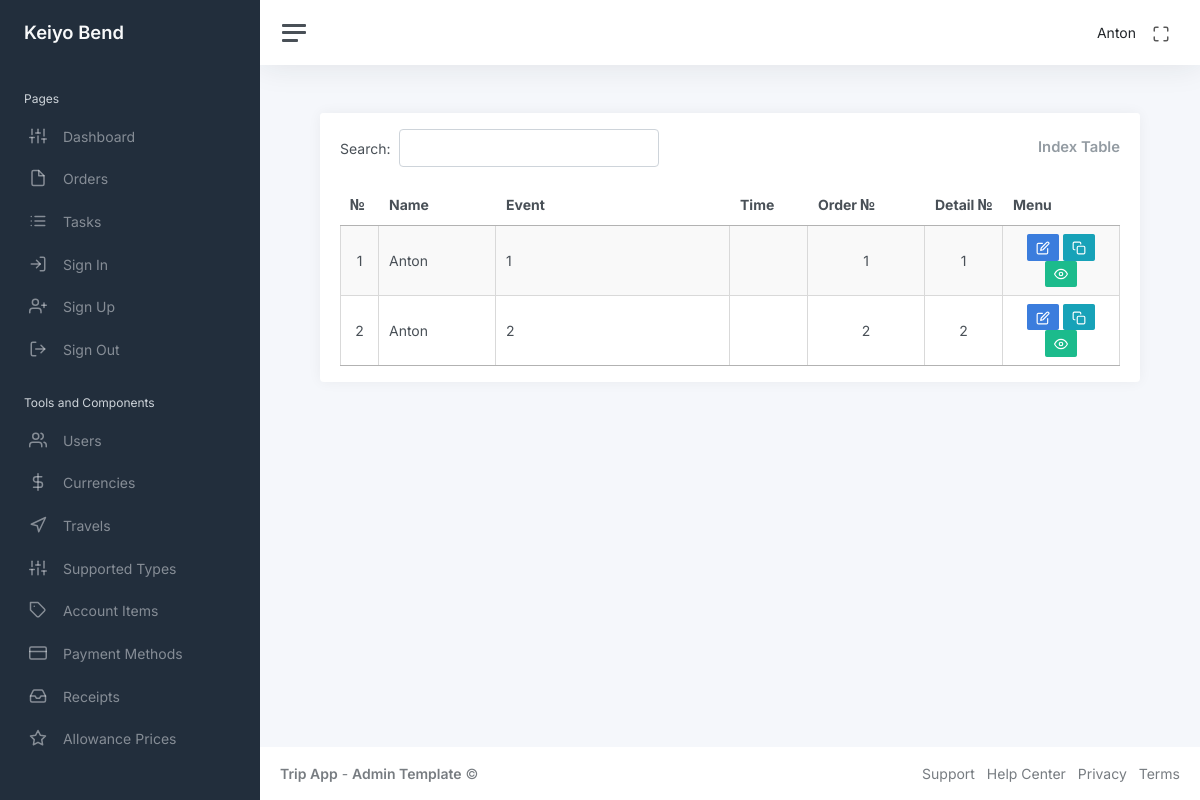
Before: /index (signed in) with the older database file.
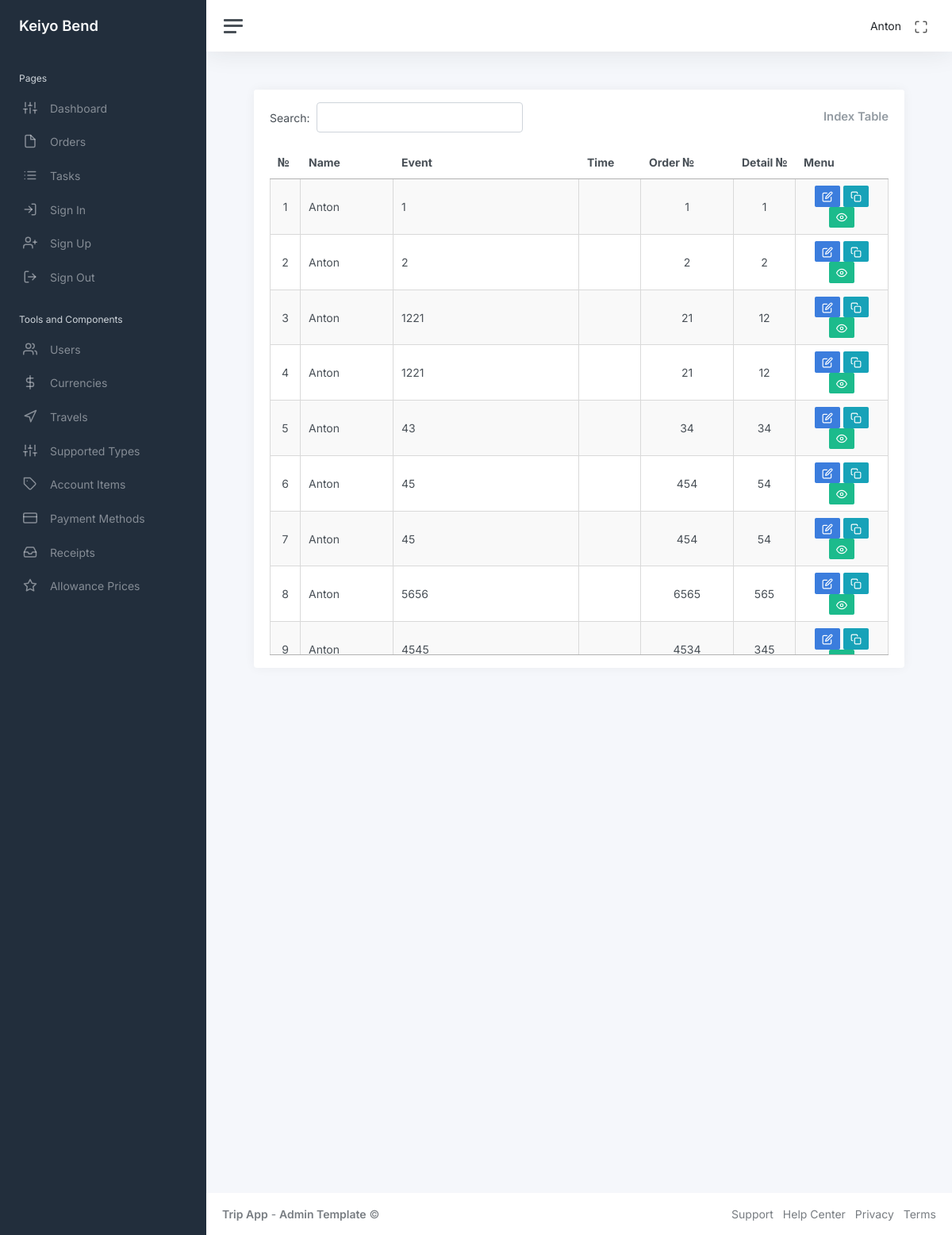
After: the same page with the newer database file.
### app/auth/models/user.py (models this page shows, shortened)
class User(UserMixin, db.Model):
    id: so.Mapped[int] = so.mapped_column(primary_key=True)
    name: so.Mapped[str] = so.mapped_column(sa.String(64), index=True, default=None)
    email: so.Mapped[str] = so.mapped_column(sa.String(120), index=True, unique=True)
    password_hash: so.Mapped[Optional[str]] = so.mapped_column(sa.String(256))
    admin: so.Mapped[bool] = so.mapped_column(sa.Boolean(), default=False)
    is_show: so.Mapped[bool] = so.mapped_column(sa.Boolean(), default=True)
    orders_rel = db.relationship("Order", back_populates="user", cascade="all, delete-orphan")

### app/main/models/order.py (models this page shows, shortened)
class Order(db.Model):
    id: so.Mapped[int] = so.mapped_column(primary_key=True)
    name_id: so.Mapped[int] = so.mapped_column(
        sa.Integer, db.ForeignKey("user.id"), nullable=False
    )
    order: so.Mapped[str] = so.mapped_column(sa.String(255), nullable=False)
    order_number: so.Mapped[str] = so.mapped_column(sa.String(255), nullable=False)
    detail_number: so.Mapped[str] = so.mapped_column(sa.String(255), nullable=False)
    is_hidden: so.Mapped[bool] = so.mapped_column(sa.Boolean(), nullable=False, default=False)
    fiscal_year: so.Mapped[int] = so.mapped_column(
        sa.Integer(), default=lambda: datetime.now().year
    )
    created_at: so.Mapped[date] = so.mapped_column(sa.Date(), default=date.today)
    service_number: so.Mapped[str] = so.mapped_column(sa.String(255), nullable=False)
    service_card_number: so.Mapped[str] = so.mapped_column(sa.String(255), nullable=False)
    quote_number: so.Mapped[str] = so.mapped_column(sa.String(255), nullable=False)
    purchase_order_number: so.Mapped[str] = so.mapped_column(sa.String(255), nullable=False)
    travel_id: so.Mapped[int] = so.mapped_column(
        sa.Integer, db.ForeignKey("travel.id"), nullable=False
    )
    support_type_id: so.Mapped[int] = so.mapped_column(
        sa.Integer, db.ForeignKey("supported_types.id"), nullable=False
    )
    user = db.relationship("User", back_populates="orders_rel")
    rates = db.relationship("Rates", back_populates="order", cascade="all, delete-orphan")
    details = db.relationship("Details", back_populates="order", cascade="all, delete-orphan")
    allowances = db.relationship(
        "Allowances", back_populates="order", cascade="all, delete-orphan"
    )
    travels_id = db.relationship("Travel", back_populates="orders")
    supported_type_id = db.relationship("SupportedTypes", back_populates="orders")

### app/main/routes/index.py (the view, shortened to what this page needs)
@bp.route("/")
@bp.route("/index")
@login_required  # Only authenticated users can access this route
def index():
    if current_user.admin:
        orders = db.session.query(Order).join(User).filter(User.is_show.is_(True)).all()
    return render_template("main/index.html", orders=orders)

### app/auth/models/user.py (called while the page is built)
@login.user_loader
def load_user(id):
    return db.session.get(User, int(id))

### app/main/templates/main/index.html (shortened to what this page needs)
<!DOCTYPE html>
{% extends "main/base.html" %}
{% block content %}
<div class="container-fluid p-0">
    <div class="row">
        <div class="col-md-12 ms-sm-auto col-lg-12 px-md-4">
            <div class="card flex-fill">
                <div class="card-header py-3">
                    <div class="d-flex justify-content-between align-items-center">
                        <div id="datatableSearch"></div>
                        <h3 class="card-title mb-0">Index Table</h3>
                    </div>
                </div>
                <div class="card-body py-0 mb-3">
                    <table class="display cell-border" id="indexTable" style="width: 100%;">
                        <thead>
                            <tr style="text-align:center">
                                <th>№</th>
                                <th>Name</th>
                                <th>Event</th>
                                <th>Time</th>
                                <th>Order №</th>
                                <th>Detail №</th>
                                <th>Menu</th>
                            </tr>
                        </thead>
                        <tbody>
                            {% for order in orders %}
                            <tr>
                                <td style="text-align:center">{{order.id}}</td>
                                <td>{{order.user.name}}</td>
                                <td>{{order.order}}</td>
                                <td style="text-align:center">{{" "}}</td>
                                <td style="text-align:center">{{order.order_number}}</td>
                                <td style="text-align:center">{{order.detail_number}}</td>
                                <td style="text-align:center">
                                    <a class="btn btn-primary btn-sm"
                                        href="{{ url_for('main.update_order', order_id=order.id) }}"><i
                                            class="align-middle" data-feather="edit"></i></a>
                                    <a class="btn btn-info btn-sm"
                                        href="{{ url_for('main.copy_order', order_id=order.id) }}"><i
                                            class="align-middle" data-feather="copy"></i></a>
                                    {% if current_user.admin == True %}
                                    <form action="{{ url_for('main.hide_order', id=order.id) }}" method="POST"
                                        style="display:inline;">
                                        <button type="submit"
                                            class="btn btn-sm {{ 'btn-danger' if order.is_hidden else 'btn-success' }}">
                                            {% if order.is_hidden %}
                                            <i class="align-middle" data-feather="eye-off"></i>
                                            {% else %}
                                            <i class="align-middle" data-feather="eye"></i>
                                            {% endif %}
                                        </button>
                                    </form>
                                    {% endif %}
                                </td>
                            </tr>
                            {% endfor %}
                        </tbody>
                    </table>
                </div>
            </div>
        </div>
    </div>
</div>
{% endblock %}

### app/main/templates/main/base.html (shortened to what this page needs)
<!DOCTYPE html>
<html lang="en" data-bs-theme="auto">
<head>
    <link href="https://cdn.jsdelivr.net/npm/bootstrap@5.3.3/dist/css/bootstrap.min.css" rel="stylesheet">
    <link rel="stylesheet" href="https://cdn.datatables.net/1.11.3/css/jquery.dataTables.min.css">
    <link href="../main/static/css/app.css" rel="stylesheet">
</head>
<body>
    <div class="wrapper">
        {% block sidebar %}
        {% include 'main/sidebar.html' %}
        {% endblock %}
        <div class="main">
            {% block navbar %}
            {% include 'main/navbar.html' %}
            {% endblock %}
            <main class="content">
                {% block content %}
                {% endblock %}
            </main>
            <footer class="footer">
                <div class="container-fluid">
                    <div class="row text-muted">
                        <div class="col-6 text-start">
                            <p class="mb-0">
                                <a class="text-muted" href="https://adminkit.io/" target="_blank"><strong>Trip
                                        App</strong></a> - <a class="text-muted" href="https://adminkit.io/"
                                    target="_blank"><strong>Admin
                                        Template</strong></a> &copy;
                            </p>
                        </div>
                        <div class="col-6 text-end">
                            <ul class="list-inline">
                                <li class="list-inline-item">
                                    <a class="text-muted" href="https://adminkit.io/" target="_blank">Support</a>
                                </li>
                                <li class="list-inline-item">
                                    <a class="text-muted" href="https://adminkit.io/" target="_blank">Help Center</a>
                                </li>
                                <li class="list-inline-item">
                                    <a class="text-muted" href="https://adminkit.io/" target="_blank">Privacy</a>
                                </li>
                                <li class="list-inline-item">
                                    <a class="text-muted" href="https://adminkit.io/" target="_blank">Terms</a>
                                </li>
                            </ul>
                        </div>
                    </div>
                </div>
            </footer>
        </div>
    </div>
</body>
</html>

### app/main/templates/main/sidebar.html
<!DOCTYPE html>
<nav id="sidebar" class="sidebar js-sidebar">
    <div class="sidebar-content js-simplebar">
        <a class="sidebar-brand" href="{{ url_for('main.index') }}">
            <span class="align-middle">Keiyo Bend</span>
        </a>
        <ul class="sidebar-nav">
            <li class="sidebar-header">
                Pages
            </li>
            <li class="sidebar-item">
                <a class="sidebar-link" href="{{ url_for('main.index') }}">
                    <i class="align-middle" data-feather="sliders"></i> <span class="align-middle">Dashboard</span>
                </a>
            </li>
            <li class="sidebar-item">
                <a class="sidebar-link" href="{{ url_for('main.create_order') }}">
                    <i class="align-middle" data-feather="file"></i> <span class="align-middle">Orders</span>
                </a>
            </li>
            <li class="sidebar-item">
                <a class="sidebar-link" href="{{ url_for('main.create_task') }}">
                    <i class="align-middle" data-feather="list"></i> <span class="align-middle">Tasks</span>
                </a>
            </li>
            <li class="sidebar-item">
                <a class="sidebar-link" href="{{ url_for('auth.login') }}">
                    <i class="align-middle" data-feather="log-in"></i> <span class="align-middle">Sign In</span>
                </a>
            </li>
            <li class="sidebar-item">
                <a class="sidebar-link" href="{{ url_for('auth.register') }}">
                    <i class="align-middle" data-feather="user-plus"></i> <span class="align-middle">Sign
                        Up</span>
                </a>
            </li>
            <li class="sidebar-item">
                <a class="sidebar-link" href="{{ url_for('auth.logout') }}">
                    <i class="align-middle" data-feather="log-out"></i> <span class="align-middle">Sign
                        Out</span>
                </a>
            </li>
            {% if current_user.admin == True %}
            <li class="sidebar-header">
                Tools and Components
            </li>
            <li class="sidebar-item">
                <a class="sidebar-link" href="{{ url_for('admin.admin_table') }}">
                    <i class="align-middle" data-feather="users"></i> <span class="align-middle">Users</span>
                </a>
            </li>
            <li class="sidebar-item">
                <a class="sidebar-link" href="{{ url_for('admin.currency_table') }}">
                    <i class="align-middle" data-feather="dollar-sign"></i> <span class="align-middle">Currencies</span>
                </a>
            </li>
            <li class="sidebar-item">
                <a class="sidebar-link" href="{{ url_for('admin.travel_table') }}">
                    <i class="align-middle" data-feather="navigation"></i> <span class="align-middle">Travels</span>
                </a>
            </li>
            <li class="sidebar-item">
                <a class="sidebar-link" href="{{ url_for('admin.supported_types_table')}}">
                    <i class="align-middle" data-feather="sliders"></i> <span class="align-middle">Supported
                        Types</span>
                </a>
            </li>
            <li class="sidebar-item">
                <a class="sidebar-link" href="{{ url_for('admin.account_items_table')}}">
                    <i class="align-middle" data-feather="tag"></i> <span class="align-middle">Account Items</span>
                </a>
            </li>
            <li class="sidebar-item">
                <a class="sidebar-link" href="{{ url_for('admin.payment_methods_table')}}">
                    <i class="align-middle" data-feather="credit-card"></i> <span class="align-middle">Payment
                        Methods</span>
                </a>
            </li>
            <li class="sidebar-item">
                <a class="sidebar-link" href="{{ url_for('admin.receipts_table')}}">
                    <i class="align-middle" data-feather="inbox"></i> <span class="align-middle">Receipts</span>
                </a>
            </li>
            <li class="sidebar-item">
                <a class="sidebar-link" href="{{ url_for('admin.allowance_prices_table')}}">
                    <i class="align-middle" data-feather="star"></i> <span class="align-middle">Allowance Prices</span>
                </a>
            </li>
            {% endif %}
        </ul>
    </div>
</nav>

### app/main/templates/main/navbar.html (shortened to what this page needs)
<!DOCTYPE html>
<nav class="navbar navbar-expand navbar-light navbar-bg">
    <a class="sidebar-toggle js-sidebar-toggle">
        <i class="hamburger align-self-center"></i>
    </a>
    <div class="navbar-collapse collapse">
        <ul class="navbar-nav navbar-align">
            <li class="nav-item dropdown">
                <a class="nav-link d-none d-sm-inline-block">
                    <span class="text-dark">{{ current_user.name }}</span>
                </a>
            </li>
            <li class="nav-item">
                <a id="fullscreenButton" class="nav-link d-none d-sm-inline-block">
                    <i class="align-middle" data-feather="maximize"></i>
                </a>
            </li>
        </ul>
    </div>
</nav>

Changed rows visible on the page:
added Order: id "3", user.name "Anton", order "1221", order_number "21", detail_number "12", is_hidden False (drawn)
added Order: id "4", user.name "Anton", order "1221", order_number "21", detail_number "12", is_hidden False (drawn)
added Order: id "5", user.name "Anton", order "43", order_number "34", detail_number "34", is_hidden False (drawn)
added Order: id "6", user.name "Anton", order "45", order_number "454", detail_number "54", is_hidden False (drawn)
added Order: id "7", user.name "Anton", order "45", order_number "454", detail_number "54", is_hidden False (drawn)
added Order: id "8", user.name "Anton", order "5656", order_number "6565", detail_number "565", is_hidden False (drawn)
added Order: id "9", user.name "Anton", order "4545", order_number "4534", detail_number "345"
